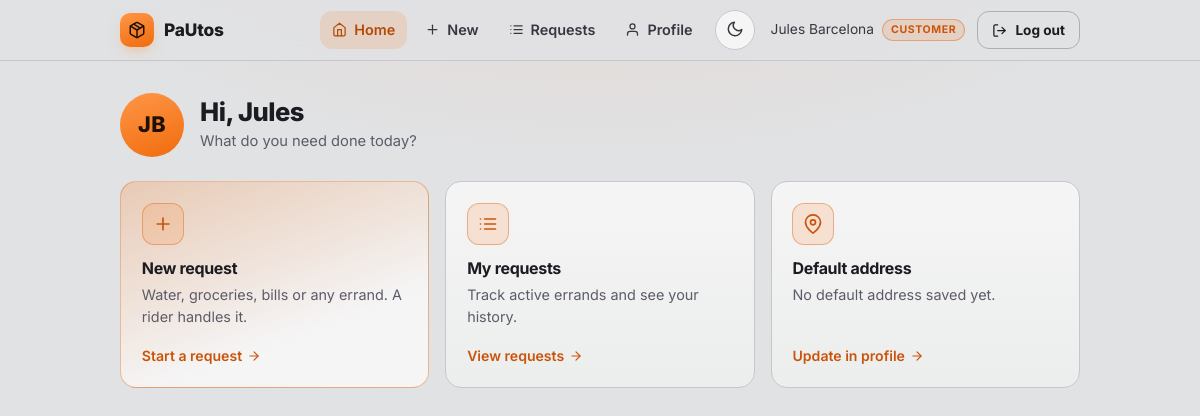
Page /customer/dashboard (signed in) on the committed database.
### app/models.py (models this page shows, shortened)
class CustomerProfile(db.Model):
    __tablename__ = "customer"
    id = db.Column("customer_id", db.Integer, primary_key=True)
    user_id = db.Column(db.Integer, db.ForeignKey("user.user_id"), unique=True, nullable=False)
    full_name = db.Column(db.String(150), nullable=False)
    phone = db.Column(db.String(30))
    default_address = db.Column(db.String(255))
    user = db.relationship("User", back_populates="customer_profile")

class User(UserMixin, db.Model):
    __tablename__ = "user"
    id = db.Column("user_id", db.Integer, primary_key=True)
    email = db.Column(db.String(255), unique=True, nullable=False)
    password_hash = db.Column(db.String(255), nullable=False)
    role = db.Column(db.String(20), nullable=False, index=True)
    created_at = db.Column(db.DateTime(timezone=True), default=utcnow, nullable=False)
    is_active = db.Column(db.Boolean, nullable=False, default=True)  # EXTENSION: lets an admin disable an account
    customer_profile = db.relationship(
        "CustomerProfile", back_populates="user", uselist=False, cascade="all, delete-orphan"
    )
    rider_profile = db.relationship(
        "RiderProfile", back_populates="user", uselist=False, cascade="all, delete-orphan"
    )
    @property
    def profile(self):
        return self.customer_profile or self.rider_profile
    @property
    def full_name(self):
        return self.profile.full_name if self.profile else self.email

### app/main/routes.py (the view)
@bp.route("/customer/dashboard")
@role_required(ROLE_CUSTOMER)
def customer_dashboard():
    return render_template("customer/dashboard.html")

### app/models.py (called while the page is built)
@login_manager.user_loader
def load_user(user_id):
    return db.session.get(User, int(user_id))

### app/utils.py (called while the page is built)
def role_required(role):
    def decorator(view):
        @wraps(view)
        def wrapped(*args, **kwargs):
            if not current_user.is_authenticated:
                return current_app.login_manager.unauthorized()
            if current_user.role != role:
                abort(403)
            return view(*args, **kwargs)
        return wrapped
    return decorator

### app/templates/customer/dashboard.html (shortened to what this page needs)
{% extends "base.html" %}
{% from "_ui.html" import icon, initials %}
{% block content %}
{% set cp = current_user.customer_profile %}
<section class="dash-head">
  <div class="avatar avatar-lg">{{ initials(current_user.full_name) }}</div>
  <div>
    <h1>Hi, {{ current_user.full_name.split()[0] if current_user.full_name else 'there' }}</h1>
    <p class="muted">What do you need done today?</p>
  </div>
</section>
<section class="tiles">
  <a class="tile featured" href="{{ url_for('customer.new_request') }}">
    <span class="tile-ico">{{ icon('plus', 20) }}</span>
    <h3>New request</h3>
    <p class="muted">Water, groceries, bills or any errand. A rider handles it.</p>
    <span class="tile-link">Start a request {{ icon('arrow-right', 14) }}</span>
  </a>
  <a class="tile" href="{{ url_for('customer.request_list') }}">
    <span class="tile-ico">{{ icon('list', 20) }}</span>
    <h3>My requests</h3>
    <p class="muted">Track active errands and see your history.</p>
    <span class="tile-link">View requests {{ icon('arrow-right', 14) }}</span>
  </a>
  <a class="tile" href="{{ url_for('profile.edit_profile') }}">
    <span class="tile-ico">{{ icon('map-pin', 20) }}</span>
    <h3>Default address</h3>
    {% if cp and cp.default_address %}
      <p>{{ cp.default_address }}</p>
    {% else %}
      <p class="muted">No default address saved yet.</p>
    {% endif %}
    <span class="tile-link">Update in profile {{ icon('arrow-right', 14) }}</span>
  </a>
</section>
{% endblock %}

### app/templates/base.html (shortened to what this page needs)
{% from "_ui.html" import icon, initials -%}
<!doctype html>
<html lang="en">
<head>
  <link rel="stylesheet" href="{{ url_for('static', filename='css/style.css') }}">
</head>
{% set ep = request.endpoint or '' %}
{% set role = current_user.role if current_user.is_authenticated else None %}
{% if role == 'customer' %}
  {% set items = [
    ('Home', 'home', 'main.customer_dashboard', ('main.customer_dashboard',)),
    ('New', 'plus', 'customer.new_request', ('customer.new_request',)),
    ('Requests', 'list', 'customer.request_list', ('customer.request_list', 'customer.request_detail')),
    ('Profile', 'user', 'profile.edit_profile', ('profile.',)),
  ] %}
{% elif role == 'rider' %}
  {% set items = [
    ('Home', 'home', 'main.rider_dashboard', ('main.rider_dashboard',)),
    ('Available', 'inbox', 'rider.available_requests', ('rider.available_requests',)),
    ('My jobs', 'briefcase', 'rider.my_jobs', ('rider.my_jobs', 'rider.job_detail')),
    ('Profile', 'user', 'profile.edit_profile', ('profile.',)),
  ] %}
{% elif role == 'admin' %}
  {% set items = [
    ('Overview', 'grid', 'admin.dashboard', ('admin.dashboard',)),
    ('Riders', 'truck', 'admin.riders', ('admin.riders',)),
    ('Requests', 'list', 'admin.requests_overview', ('admin.requests_overview', 'admin.request_detail')),
    ('Categories', 'tag', 'admin.categories', ('admin.categories', 'admin.new_category', 'admin.edit_category')),
  ] %}
{% else %}
  {% set items = [] %}
{% endif %}
<body class="{% if items %}has-tabbar{% endif %}">
  <header class="nav">
    <div class="nav-inner">
      <a class="brand" href="{{ url_for('main.index') }}">
        <span class="brand-mark">{{ icon('package', 18) }}</span>
        <span class="brand-name">PaUtos</span>
      </a>
      {% if current_user.is_authenticated %}
      <nav class="nav-links" aria-label="Main">
        {% for label, ic, endpoint, pfx in items %}
          <a class="nav-link{% if ep.startswith(pfx) %} active{% endif %}" href="{{ url_for(endpoint) }}">{{ icon(ic, 15) }}<span>{{ label }}</span></a>
        {% endfor %}
        <button type="button" class="icon-btn theme-toggle" aria-label="Switch to light mode" title="Switch theme"><span class="t-sun">{{ icon('sun', 18) }}</span><span class="t-moon">{{ icon('moon', 18) }}</span></button>
        <span class="who" title="{{ current_user.full_name }}">
          <span class="who-name">{{ current_user.full_name }}</span>
          <span class="pill">{{ current_user.role }}</span>
        </span>
        <form method="post" action="{{ url_for('auth.logout') }}" class="inline">
          <button type="submit" class="btn btn-ghost btn-sm">{{ icon('log-out', 15) }} Log out</button>
        </form>
      </nav>
      {% endif %}
    </div>
  </header>
  <main class="container">
    {% block content %}{% endblock %}
  </main>
</body>
</html>

### rows in the picture
CustomerProfile: full_name "Jules Barcelona", full_name "Jules"
User: is_active True (drawn), role "CUSTOMER"

### other values in the picture
{{ label }} "Home" "New" "Requests" "Profile"
{{ (parts[0][0] ~ parts[-1][0])|upper }} "JB"
